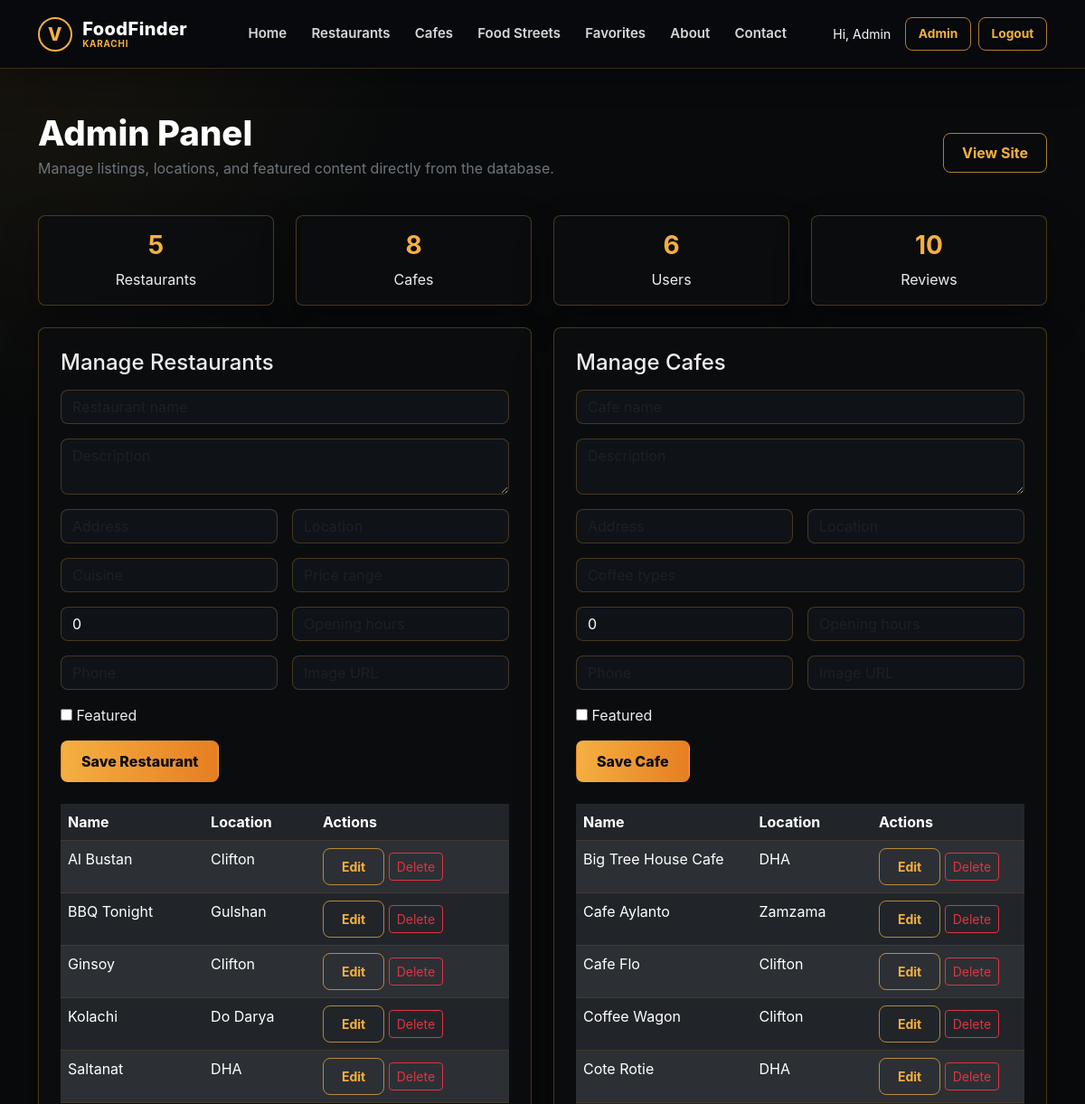
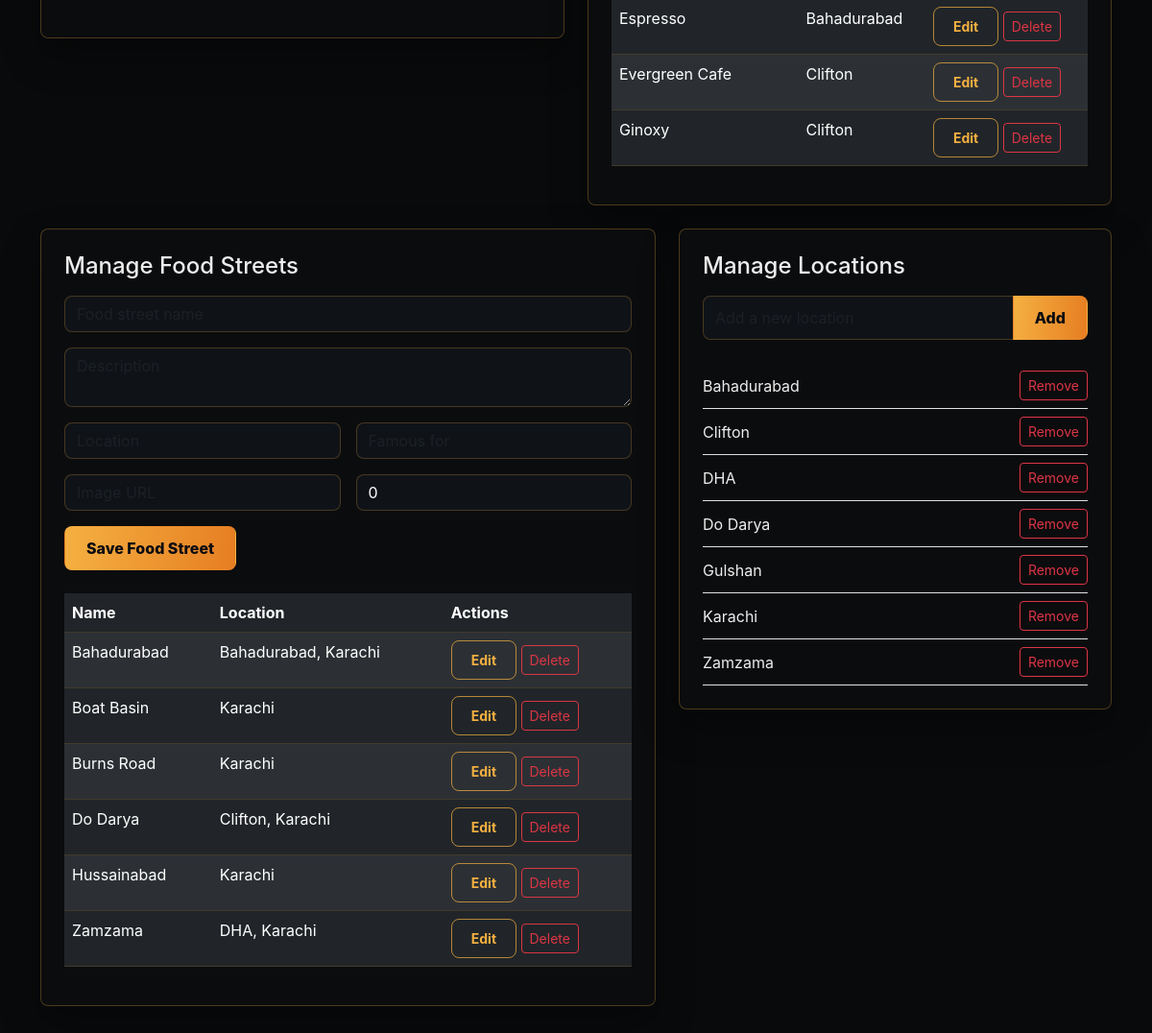
The page /admin-panel.php (signed in) on the database its author committed (2 pictures, top to bottom).
### tables this page shows
CREATE TABLE `users` (
    `id` int NOT NULL,
    `name` varchar(100) NOT NULL,
    `email` varchar(100) NOT NULL,
    `password` varchar(255) NOT NULL,
    `profile_image` varchar(255) DEFAULT 'default-avatar.png',
    `role` enum('user', 'admin') DEFAULT 'user',
    `created_at` timestamp NULL DEFAULT CURRENT_TIMESTAMP
);

CREATE TABLE `site_stats` (
    `id` int NOT NULL,
    `total_restaurants` int DEFAULT '0',
    `total_cafes` int DEFAULT '0',
    `total_users` int DEFAULT '0',
    `total_reviews` int DEFAULT '0',
    `updated_at` timestamp NULL DEFAULT CURRENT_TIMESTAMP ON UPDATE CURRENT_TIMESTAMP
);

CREATE TABLE `restaurants` (
    `id` int NOT NULL,
    `name` varchar(100) NOT NULL,
    `description` text,
    `address` varchar(255) DEFAULT NULL,
    `location` varchar(100) DEFAULT NULL,
    `cuisine` varchar(100) DEFAULT NULL,
    `price_range` varchar(50) DEFAULT NULL,
    `rating` decimal(2, 1) DEFAULT '0.0',
    `opening_hours` varchar(255) DEFAULT NULL,
    `phone` varchar(50) DEFAULT NULL,
    `image` varchar(255) DEFAULT NULL,
    `featured` tinyint(1) DEFAULT '0',
    `created_at` timestamp NULL DEFAULT CURRENT_TIMESTAMP
);

CREATE TABLE `cafes` (
    `id` int NOT NULL,
    `name` varchar(100) NOT NULL,
    `description` text,
    `address` varchar(255) DEFAULT NULL,
    `location` varchar(100) DEFAULT NULL,
    `coffee_types` text,
    `rating` decimal(2, 1) DEFAULT '0.0',
    `opening_hours` varchar(255) DEFAULT NULL,
    `phone` varchar(50) DEFAULT NULL,
    `image` varchar(255) DEFAULT NULL,
    `featured` tinyint(1) DEFAULT '0',
    `created_at` timestamp NULL DEFAULT CURRENT_TIMESTAMP
);

CREATE TABLE `food_streets` (
    `id` int NOT NULL,
    `name` varchar(100) NOT NULL,
    `description` text,
    `location` varchar(255) DEFAULT NULL,
    `famous_for` text,
    `image` varchar(255) DEFAULT NULL,
    `rating` decimal(2, 1) DEFAULT '0.0',
    `created_at` timestamp NULL DEFAULT CURRENT_TIMESTAMP
);

CREATE TABLE `locations` (
    `id` int NOT NULL,
    `name` varchar(100) NOT NULL,
    `created_at` timestamp NULL DEFAULT CURRENT_TIMESTAMP
);

### admin-panel.php (the view, shortened to what the rows shown need)
<?php
include 'config/database.php';
$conn = getConnection();
$restaurants = $conn->query("SELECT * FROM restaurants ORDER BY name");
$cafes = $conn->query("SELECT * FROM cafes ORDER BY name");
$streets = $conn->query("SELECT * FROM food_streets ORDER BY name");
$locations = $conn->query("SELECT * FROM locations ORDER BY name");
$stats = getSiteStats($conn);
?>
<!DOCTYPE html>
<html lang="en">
<head>
    <link href="https://cdn.jsdelivr.net/npm/bootstrap@5.3.0-alpha1/dist/css/bootstrap.min.css" rel="stylesheet">
    <link rel="stylesheet" href="assets/style.css?v=20260712">
</head>
<body>
    <?php include 'includes/nav.php'; ?>
    <section class="container py-5">
        <div class="d-flex justify-content-between align-items-center mb-4">
            <div>
                <h1 class="section-title mb-1">Admin Panel</h1>
            </div>
        </div>
        <div class="row g-4 mb-4">
            <div class="col-md-3">
                <div class="glass-card p-3 text-center">
                    <h3 class="fw-bold text-gold"><?php echo $stats['total_restaurants']; ?></h3>
                    <p class="mb-0">Restaurants</p>
                </div>
            </div>
            <div class="col-md-3">
                <div class="glass-card p-3 text-center">
                    <h3 class="fw-bold text-gold"><?php echo $stats['total_cafes']; ?></h3>
                    <p class="mb-0">Cafes</p>
                </div>
            </div>
            <div class="col-md-3">
                <div class="glass-card p-3 text-center">
                    <h3 class="fw-bold text-gold"><?php echo $stats['total_users']; ?></h3>
                    <p class="mb-0">Users</p>
                </div>
            </div>
            <div class="col-md-3">
                <div class="glass-card p-3 text-center">
                    <h3 class="fw-bold text-gold"><?php echo $stats['total_reviews']; ?></h3>
                    <p class="mb-0">Reviews</p>
                </div>
            </div>
        </div>
        <div class="row g-4">
            <div class="col-lg-6">
                <div class="glass-card p-4 mb-4">
                    <div class="table-responsive mt-4">
                        <table class="table table-dark table-striped">
                            <thead>
                                <tr>
                                    <th>Name</th>
                                    <th>Location</th>
                                    <th>Actions</th>
                                </tr>
                            </thead>
                            <tbody>
                                <?php while ($row = $restaurants->fetch_assoc()): ?>
                                    <tr>
                                        <td><?php echo htmlspecialchars($row['name']); ?></td>
                                        <td><?php echo htmlspecialchars($row['location']); ?></td>
                                        <td>
                                            <a href="admin-panel.php?edit_restaurant=<?php echo $row['id']; ?>" class="btn btn-sm btn-outline-gold">Edit</a>
                                            <form method="POST" class="d-inline">
                                                <button class="btn btn-sm btn-outline-danger">Delete</button>
                                            </form>
                                        </td>
                                    </tr>
                                <?php endwhile; ?>
                            </tbody>
                        </table>
                    </div>
                </div>
            </div>
            <div class="col-lg-6">
                <div class="glass-card p-4 mb-4">
                    <div class="table-responsive mt-4">
                        <table class="table table-dark table-striped">
                            <thead>
                                <tr>
                                    <th>Name</th>
                                    <th>Location</th>
                                    <th>Actions</th>
                                </tr>
                            </thead>
                            <tbody>
                                <?php while ($row = $cafes->fetch_assoc()): ?>
                                    <tr>
                                        <td><?php echo htmlspecialchars($row['name']); ?></td>
                                        <td><?php echo htmlspecialchars($row['location']); ?></td>
                                        <td>
                                            <a href="admin-panel.php?edit_cafe=<?php echo $row['id']; ?>" class="btn btn-sm btn-outline-gold">Edit</a>
                                            <form method="POST" class="d-inline">
                                                <button class="btn btn-sm btn-outline-danger">Delete</button>
                                            </form>
                                        </td>
                                    </tr>
                                <?php endwhile; ?>
                            </tbody>
                        </table>
                    </div>
                </div>
            </div>
        </div>
        <div class="row g-4">
            <div class="col-lg-7">
                <div class="glass-card p-4 mb-4">
                    <div class="table-responsive mt-4">
                        <table class="table table-dark table-striped">
                            <thead>
                                <tr>
                                    <th>Name</th>
                                    <th>Location</th>
                                    <th>Actions</th>
                                </tr>
                            </thead>
                            <tbody>
                                <?php while ($row = $streets->fetch_assoc()): ?>
                                    <tr>
                                        <td><?php echo htmlspecialchars($row['name']); ?></td>
                                        <td><?php echo htmlspecialchars($row['location']); ?></td>
                                        <td>
                                            <a href="admin-panel.php?edit_street=<?php echo $row['id']; ?>" class="btn btn-sm btn-outline-gold">Edit</a>
                                            <form method="POST" class="d-inline">
                                                <button class="btn btn-sm btn-outline-danger">Delete</button>
                                            </form>
                                        </td>
                                    </tr>
                                <?php endwhile; ?>
                            </tbody>
                        </table>
                    </div>
                </div>
            </div>
            <div class="col-lg-5">
                <div class="glass-card p-4">
                    <div class="mt-4">
                        <?php while ($location = $locations->fetch_assoc()): ?>
                            <div class="d-flex justify-content-between align-items-center border-bottom py-2">
                                <span><?php echo htmlspecialchars($location['name']); ?></span>
                                <form method="POST" class="d-inline">
                                    <button class="btn btn-sm btn-outline-danger">Remove</button>
                                </form>
                            </div>
                        <?php endwhile; ?>
                    </div>
                </div>
            </div>
        </div>
    </section>
</body>
</html>

### includes/nav.php (shortened to what the rows shown need)
<?php
$user = function_exists('getCurrentUser') ? getCurrentUser() : null;
?>
<nav class="navbar navbar-expand-lg fixed-top vision-site-nav">
    <div class="container">
        <div class="collapse navbar-collapse" id="navbarNav">
            <div class="d-flex align-items-center gap-2 nav-auth-actions">
                <?php if ($user): ?>
                    <?php $displayName = ($user['role'] === 'admin') ? 'Admin' : $user['name']; ?>
                    <span class="text-light small me-2">Hi, <?php echo htmlspecialchars($displayName); ?></span>
                    <?php if ($user['role'] === 'admin'): ?>
                        <a href="admin-panel.php" class="btn btn-outline-gold btn-sm">Admin</a>
                    <?php endif; ?>
                    <a href="logout.php" class="btn btn-outline-gold btn-sm">Logout</a>
                <?php else: ?>
                    <a href="login.php" class="btn btn-outline-gold btn-sm">Login</a>
                    <a href="signup.php" class="btn btn-gold btn-sm">Sign Up</a>
                <?php endif; ?>
            </div>
        </div>
    </div>
</nav>

### rows shown on the page
users: role "Admin"
site_stats: total_restaurants "5", total_cafes "8", total_users "6", total_reviews "10"
restaurants: name "Al Bustan", location "Clifton"
restaurants: name "BBQ Tonight", location "Gulshan"
restaurants: name "Ginsoy", location "Clifton"
restaurants: name "Kolachi", location "Do Darya"
restaurants: name "Saltanat", location "DHA"
cafes: name "Big Tree House Cafe", location "DHA"
cafes: name "Cafe Aylanto", location "Zamzama"
cafes: name "Cafe Flo", location "Clifton"
cafes: name "Coffee Wagon", location "Clifton"
cafes: name "Cote Rotie", location "DHA"
cafes: name "Espresso", location "Bahadurabad"
cafes: name "Evergreen Cafe", location "Clifton"
cafes: name "Ginoxy", location "Clifton"
food_streets: name "Bahadurabad", location "Bahadurabad, Karachi"
food_streets: name "Boat Basin", location "Karachi"
food_streets: name "Burns Road", location "Karachi"
food_streets: name "Do Darya", location "Clifton, Karachi"
food_streets: name "Hussainabad", location "Karachi"
food_streets: name "Zamzama", location "DHA, Karachi"
locations: name "Bahadurabad"
locations: name "Clifton"
locations: name "DHA"
locations: name "Do Darya"
locations: name "Gulshan"
locations: name "Karachi"
locations: name "Zamzama"
